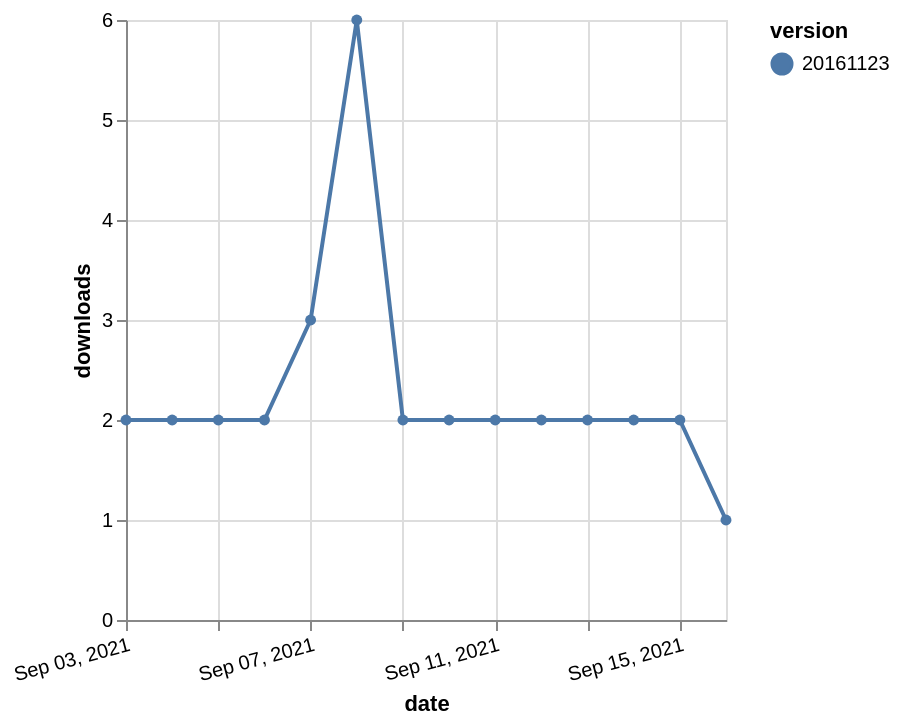

Express this chart as Vega-Lite.
### Vega-Lite specification from a JSON file in a GitHub repository (floating-point values rounded to 4 significant figures)
{"$schema": "https://vega.github.io/schema/vega-lite/v5.json", "description": "A simple bar chart with embedded data.", "data": {"values": [{"date": "2021-09-03", "total": 2588, "delta": 2, "version": "20161123"}, {"date": "2021-09-04", "total": 2590, "delta": 2, "version": "20161123"}, {"date": "2021-09-05", "total": 2592, "delta": 2, "version": "20161123"}, {"date": "2021-09-06", "total": 2594, "delta": 2, "version": "20161123"}, {"date": "2021-09-07", "total": 2597, "delta": 3, "version": "20161123"}, {"date": "2021-09-08", "total": 2603, "delta": 6, "version": "20161123"}, {"date": "2021-09-09", "total": 2605, "delta": 2, "version": "20161123"}, {"date": "2021-09-10", "total": 2607, "delta": 2, "version": "20161123"}, {"date": "2021-09-11", "total": 2609, "delta": 2, "version": "20161123"}, {"date": "2021-09-12", "total": 2611, "delta": 2, "version": "20161123"}, {"date": "2021-09-13", "total": 2613, "delta": 2, "version": "20161123"}, {"date": "2021-09-14", "total": 2615, "delta": 2, "version": "20161123"}, {"date": "2021-09-15", "total": 2617, "delta": 2, "version": "20161123"}, {"date": "2021-09-16", "total": 2618, "delta": 1, "version": "20161123"}]}, "width": "container", "mark": {"type": "line", "point": {"filled": true}}, "encoding": {"x": {"field": "date", "type": "temporal", "timeUnit": "yearmonthdate", "title": "date", "axis": {"labelAngle": -15}}, "y": {"field": "delta", "type": "quantitative", "title": "downloads"}, "color": {"field": "version", "type": "nominal"}, "tooltip": {"field": "delta"}}}
